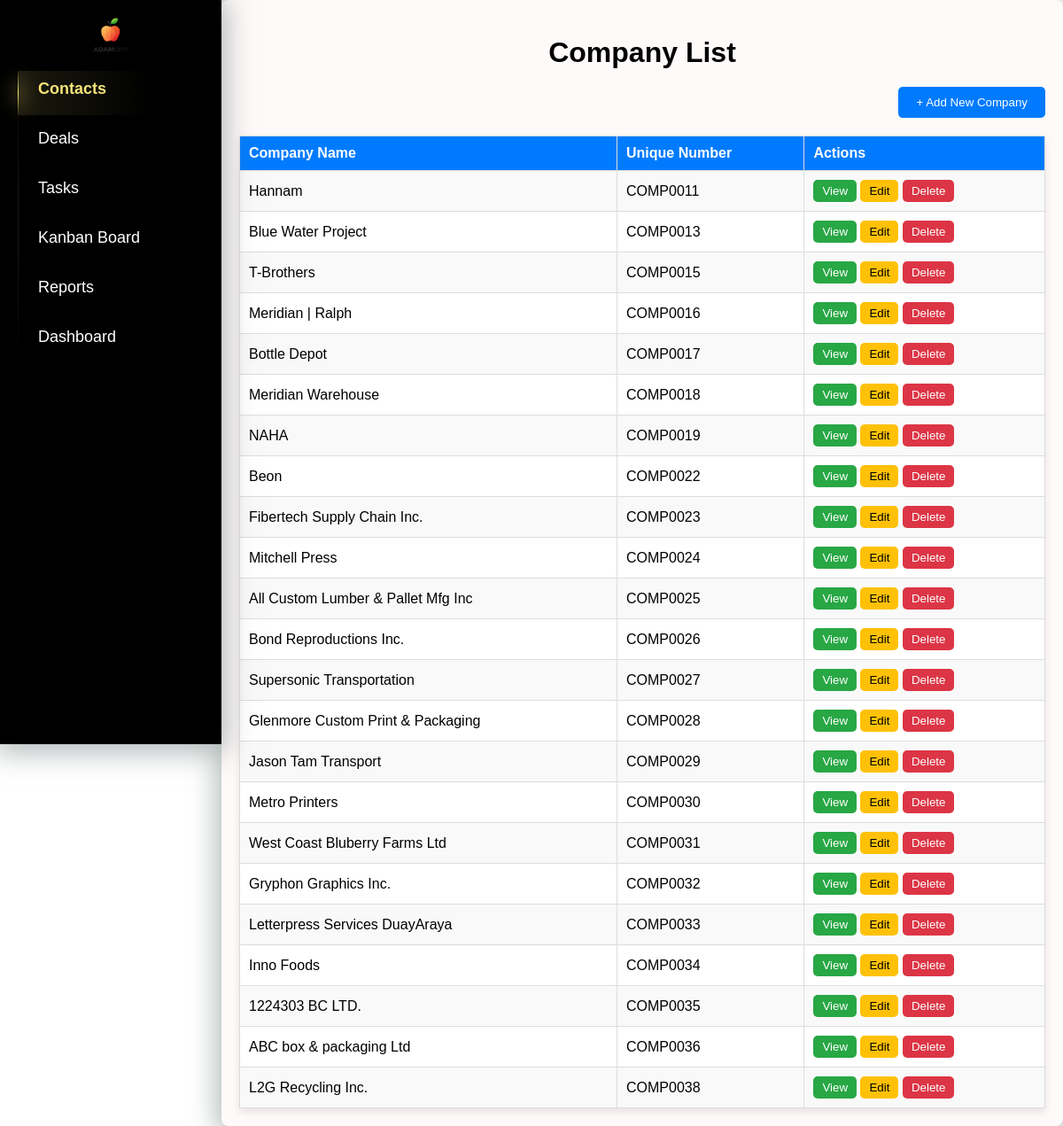
/companies/, run on the app's committed database.
### crm/models.py (models this page shows, shortened)
class Company(models.Model):
    name = models.CharField(max_length=200, unique=True)
    unique_number = models.CharField(max_length=255, unique=True, blank=True, null=True)
    pickup_requested = models.BooleanField(default=False)

### crm/views.py (the view)
# urls.py: path('companies/', views.company_list, name='company_list'),
def company_list(request):
    companies = Company.objects.all()
    return render(request, 'crm/company_ main.html', {'companies': companies})

### crm/templates/crm/company_ main.html (shortened to what this page needs)
{% extends 'crm/index.html' %}
{% block content %}
        <h1 style="text-align: center; margin-bottom: 20px;">Company List</h1>
        <div style="text-align: right; margin-bottom: 20px;">
            <a href="{% url 'add_company' %}" style="text-decoration: none;">
                <button style="padding: 10px 20px; background-color: #007BFF; color: white; border: none; border-radius: 5px; cursor: pointer;">
                    + Add New Company
                </button>
            </a>
        </div>
        <table style="width: 100%; border-collapse: collapse; box-shadow: 0px 4px 8px rgba(0, 0, 0, 0.1);">
            <thead>
                <tr style="background-color: #007BFF; color: white; text-align: left;">
                    <th style="padding: 10px; border: 1px solid #ddd;">Company Name</th>
                    <th style="padding: 10px; border: 1px solid #ddd;">Unique Number</th>
                    <th style="padding: 10px; border: 1px solid #ddd;">Actions</th>
                </tr>
            </thead>
            <tbody>
                {% for company in companies %}
                    <tr style="background-color: {% cycle '#f9f9f9' '#ffffff' %};">
                        <td style="padding: 10px; border: 1px solid #ddd;">{{ company.name }}</td>
                        <td style="padding: 10px; border: 1px solid #ddd;">{{ company.unique_number }}</td>
                        <td style="padding: 10px; border: 1px solid #ddd;">
                            <a href="{% url 'company_detail' company.id %}" style="text-decoration: none;">
                                <button style="padding: 5px 10px; background-color: #28A745; color: white; border: none; border-radius: 5px; cursor: pointer;">View</button>
                            </a>
                            <a href="{% url 'edit_company' company.id %}" style="text-decoration: none;">
                                <button style="padding: 5px 10px; background-color: #FFC107; color: black; border: none; border-radius: 5px; cursor: pointer;">Edit</button>
                            </a>
                            <form action="{% url 'delete_company' company.id %}" method="post" style="display: inline;">
                                <button type="submit" onclick="return confirm('Are you sure you want to delete this company?');"
                                        style="padding: 5px 10px; background-color: #DC3545; color: white; border: none; border-radius: 5px; cursor: pointer;">
                                    Delete
                                </button>
                            </form>
                        </td>
                    </tr>
                {% endfor %}
            </tbody>
        </table>
{% endblock %}

### crm/static/crm/index.css (style rules this page uses)
:root { --primary-bg: #FFFAFA; --secondary-bg: #FFFAFA; --highlight: #8AAAA5; --accent: #CABD9A; --dark-accent: #A5956D; --shadow-color: rgba(124, 138, 137, 0.6); }
body { margin: 0; font-family: Arial, sans-serif; background-color: white; }

### data on the page
Company: name "Hannam", unique_number "COMP0011"
Company: name "Blue Water Project", unique_number "COMP0013"
Company: name "T-Brothers", unique_number "COMP0015"
Company: name "Meridian | Ralph", unique_number "COMP0016"
Company: name "Bottle Depot", unique_number "COMP0017"
Company: name "Meridian Warehouse", unique_number "COMP0018"
Company: name "NAHA", unique_number "COMP0019"
Company: name "Beon", unique_number "COMP0022"
Company: name "Fibertech Supply Chain Inc.", unique_number "COMP0023"
Company: name "Mitchell Press", unique_number "COMP0024"
Company: name "All Custom Lumber & Pallet Mfg Inc", unique_number "COMP0025"
Company: name "Bond Reproductions Inc.", unique_number "COMP0026"
Company: name "Supersonic Transportation", unique_number "COMP0027"
Company: name "Glenmore Custom Print & Packaging", unique_number "COMP0028"
Company: name "Jason Tam Transport", unique_number "COMP0029"
Company: name "Metro Printers", unique_number "COMP0030"
Company: name "West Coast Bluberry Farms Ltd", unique_number "COMP0031"
Company: name "Gryphon Graphics Inc.", unique_number "COMP0032"
Company: name "Letterpress Services DuayAraya", unique_number "COMP0033"
Company: name "Inno Foods", unique_number "COMP0034"
Company: name "1224303 BC LTD.", unique_number "COMP0035"
Company: name "ABC box & packaging Ltd", unique_number "COMP0036"
Company: name "L2G Recycling Inc.", unique_number "COMP0038"
